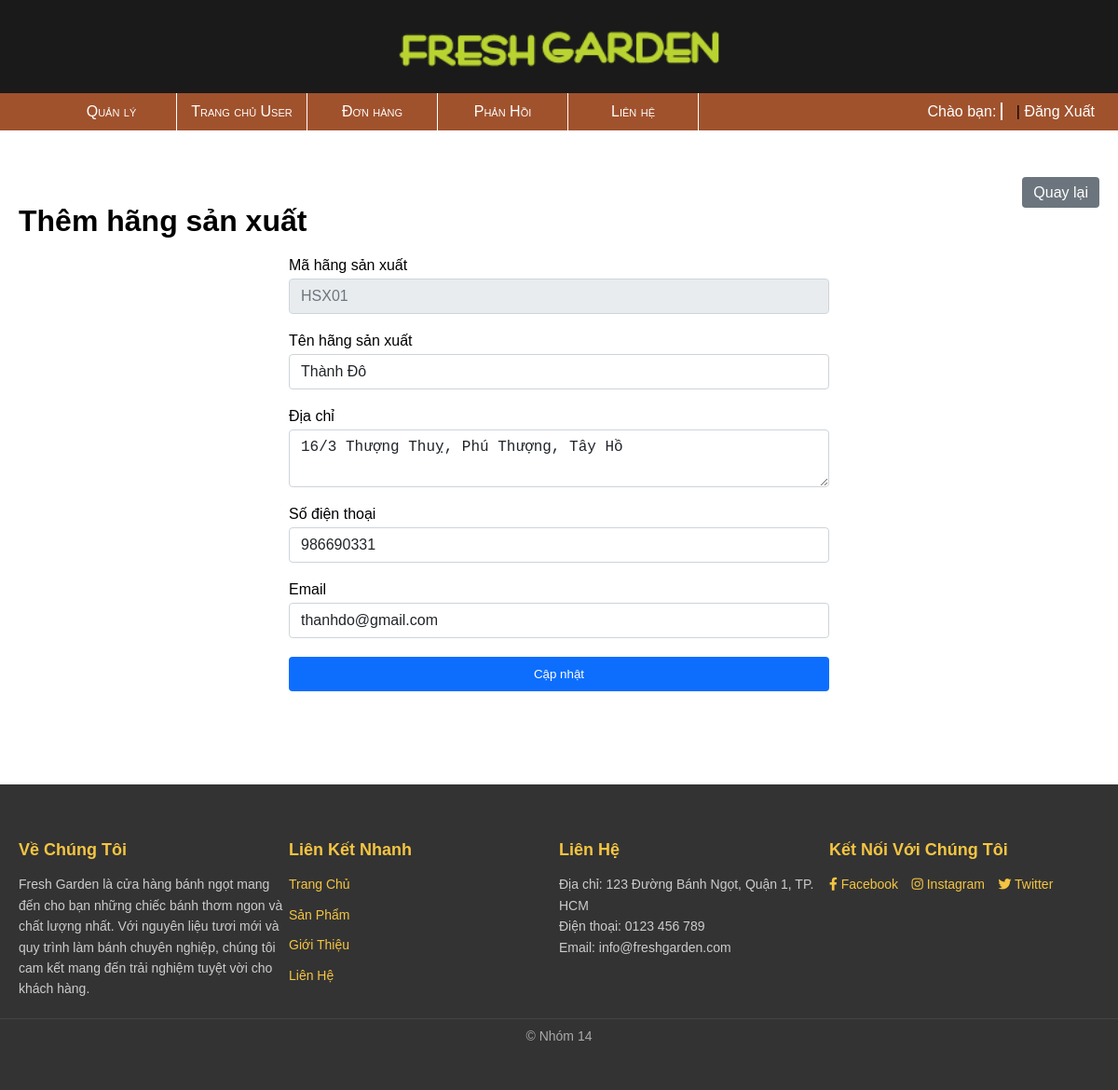
The app's page /Admin/Hangsanxuat/Suahangsanxuat.php?mahangsx=HSX01 with its own data.
### tables this page shows
CREATE TABLE `hangsx` (
  `Mahangsx` varchar(10) NOT NULL,
  `Tenhangsx` varchar(50) NOT NULL,
  `Diachi` varchar(50) NOT NULL,
  `Email` varchar(50) NOT NULL,
  `Sdt` int(50) NOT NULL
);

### Admin/Hangsanxuat/Suahangsanxuat.php (the view, shortened to what this page needs)
<!DOCTYPE html>
<html lang="en">
<head>
    <link rel="stylesheet" href="./Danhsachstyle.css">
    <link rel="stylesheet" href="../../Header/header.css">
    <link rel="stylesheet" href="../menuAD/menuCon.css">
    <link rel="stylesheet" href="../../Footer/footer.css">
</head>
<body>
    <?php
         include('../../Header/header.php');
         include('../menuAD/menuNgang.php');
        include('../../ketnoi.php');
        if (isset($_GET['mahangsx'])) {
            $maHangSX = $_GET['mahangsx'];
            $sql = "SELECT * FROM hangsx WHERE Mahangsx = ?";
            if ($stmt = $conn->prepare($sql)) {
                $stmt->bind_param("s", $maHangSX);
                $stmt->execute();
                $result = $stmt->get_result();
                if ($result->num_rows > 0) {
                    $row = $result->fetch_assoc();
                } else {
                    echo "Không tìm thấy nhà sản xuất.";
                    exit();
                }
            } else {
                echo "Lỗi: " . $conn->error;
                exit();
            }
        } else {
            echo "Mã hãng sản xuất không hợp lệ.";
            exit();
        }
    ?>
    <div class="container">
        <div class="header-item">
            <div class="item back">
                <a href="../Hangsanxuat/">Quay lại</a>
            </div>
        </div>
        <main class="product-list">
            <h1>Thêm hãng sản xuất</h1>
            <form class="form-container" action="Suahangsanxuat.php?mahangsx=<?php echo $_GET['mahangsx']; ?>" method="post">
                <div class="form-group">
                    <label for="code">Mã hãng sản xuất</label>
                    <input class="form-control" type="text" name="code" id="code" value="<?php echo htmlspecialchars($_GET['mahangsx']); ?>" disabled>
                </div>
                <div class="form-group">
                    <label for="name">Tên hãng sản xuất</label>
                    <input class="form-control" type="text" name="name" id="name" value="<?php echo htmlspecialchars($row['Tenhangsx']); ?>">
                </div>
                <div class="form-group">
                    <label for="address">Địa chỉ</label>
                    <textarea class="form-control" name="address" id="address"><?php echo htmlspecialchars($row['Diachi']); ?></textarea>
                </div>
                <div class="form-group">
                    <label for="phone">Số điện thoại</label>
                    <input class="form-control" type="text" name="phone" id="phone" value="<?php echo htmlspecialchars($row['Sdt']); ?>">
                </div>
                <div class="form-group">
                    <label for="email">Email</label>
                    <input class="form-control" type="email" name="email" id="email" value="<?php echo htmlspecialchars($row['Email']); ?>">
                </div>
                <button type="submit">Cập nhật</button>
            </form>
        </main>
    </div>
    <?php include('../../Footer/footer.php');
    ?>
</body>
</html>

### Admin/Hangsanxuat/Danhsachstyle.css (style rules this page uses)
* { margin: 0; padding: 0; box-sizing: border-box; }
body { font-family: Arial, sans-serif; }
.container { display: flex; flex-direction: column; max-width: 1200px; margin: 0 auto; padding: 20px; padding-top: 50px; padding-bottom: 100px; }
.header-item { display: flex; justify-content: flex-end; }
.header-item .item a { color: #fff; background-color: #007bff; border-color: #007bff; font-weight: 400; text-align: center; padding: .50rem .75rem; font-size: 1rem; line-height: 1.5; border-radius: .25rem; }
.header-item .item.back a { background-color: #6c757d; border-color: #6c757d; }
.product-list { flex: 1; }
.product-list h1 { font-size: 32px; margin-bottom: 20px; }
a { text-decoration: none; color: black; }
.form-container { width: 50%; margin: 0 auto; display: flex; flex-direction: column; gap: 20px; }
.form-container .form-group { display: flex; flex-direction: column; gap: 5px; }
.form-container .form-group .form-control { display: block; width: 100%; padding: .375rem .75rem; font-size: 1rem; font-weight: 400; line-height: 1.5; color: #212529; background-color: #fff; background-clip: padding-box; border: 1px solid #ced4da; -webkit-appearance: none; -moz-appearance: none; appearance: none; border-radius: .25rem; }
.form-container .form-group .form-control:disabled { background-color: #e9ecef; color: #6c757d; cursor: not-allowed; opacity: 1; }
.form-container button { cursor: pointer; color: #fff; background-color: #0d6efd; border: none; padding: .7rem 1rem; border-radius: .25rem; }

### Header/header.css (style rules this page uses)
html, body { width: 100%; height: 100%; margin: 0; padding: 0; box-sizing: border-box; }

### records on screen
hangsx: name "Thành Đô", address "16/3 Thượng Thuỵ, Phú Thượng, Tây Hồ", phone "986690331", email "thanhdo@gmail.com"
